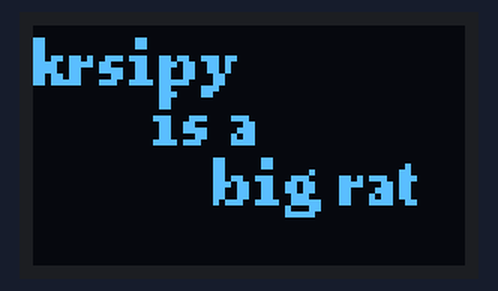
Recording of a sketch running on a simulated ESP32-C3. Shown: 72×40 one-colour display.

Above: at 0.1 s.

The sketch:

esp32c3_oled.ino
```cpp
/*
  DN1010 Experimental Interaction, Ashley Hi 2026
  Week 11 - Physical Computing
  ESP32-C3 OLED Example
  Displays text on the 0.42" built-in OLED screen.
  No additional components.
*/

// ====== Reference Libraries ======
#include <Arduino.h>
#include <U8g2lib.h>
#include <Wire.h>

// ====== Set OLED Pins ======
#define SDA_PIN 5
#define SCL_PIN 6

U8G2_SSD1306_72X40_ER_F_HW_I2C u8g2(U8G2_R0, /* reset=*/ U8X8_PIN_NONE);  // 0.42" OLED

void setup(void) {
  Wire.begin(SDA_PIN, SCL_PIN);
  u8g2.begin();
}

void loop(void) {
  // clear the internal memory
  u8g2.clearBuffer();
  // choose a suitable font
  u8g2.setFont(u8g2_font_ncenB08_tr);
  // write something to the internal memory
  u8g2.drawStr(0,10,"krsipy");
  u8g2.drawStr(20,20,"is a");
  u8g2.drawStr(30,30,"big rat"); // *** edit text here
  // transfer internal memory to the display
  u8g2.sendBuffer();
  delay(1000);
}
```
